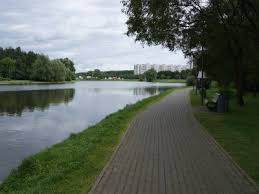
#> input picture testImg.jpeg, 259 x 194 px
$ python testcrop.py
#> lines starting #> are read from the running program, lines starting #| are printed output that depends on the picture
from PIL import Image

# Open image
img = Image.open("testImg.jpeg")
#> img is the input picture: PIL image 259x194 RGB; mean R, G, B 94.4, 101.6, 94

img.crop((
    0,
    0,
    16,
    16,
    )
)

# Resize smoothly down to 16x16 pixels
imgSmall = img.resize((16,16), resample=Image.Resampling.BILINEAR)
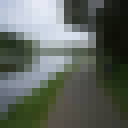
#> imgSmall: PIL image 16x16 RGB (shown 8 times larger); mean R, G, B 94.4, 101.6, 94

# Scale back up using NEAREST to original size
result = imgSmall.resize(img.size, Image.Resampling.NEAREST)
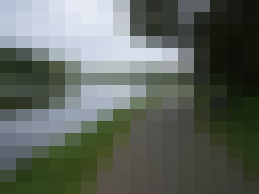
#> result: PIL image 259x194 RGB; mean R, G, B 94.6, 101.7, 94.1

# Save
result.save('result.png')
